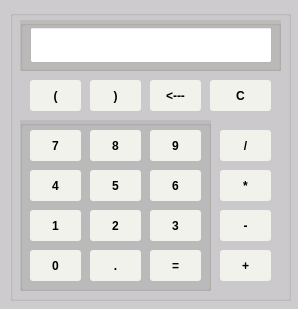
<?xml version="1.0" encoding="UTF-8"?>
<ui version="4.0">
 <class>MainWindow</class>
 <widget class="QMainWindow" name="MainWindow">
  <property name="geometry">
   <rect>
    <x>0</x>
    <y>0</y>
    <width>298</width>
    <height>309</height>
   </rect>
  </property>
  <property name="minimumSize">
   <size>
    <width>298</width>
    <height>309</height>
   </size>
  </property>
  <property name="maximumSize">
   <size>
    <width>298</width>
    <height>309</height>
   </size>
  </property>
  <property name="windowTitle">
   <string>Taschenrechner</string>
  </property>
  <property name="windowIcon">
   <iconset>
    <normaloff>../../Pictures/342344.png</normaloff>../../Pictures/342344.png</iconset>
  </property>
  <property name="styleSheet">
   <string notr="true">background-color: rgb(206, 203, 207);</string>
  </property>
  <widget class="QWidget" name="centralwidget">
   <widget class="QGroupBox" name="groupBox_2">
    <property name="geometry">
     <rect>
      <x>10</x>
      <y>10</y>
      <width>281</width>
      <height>291</height>
     </rect>
    </property>
    <property name="title">
     <string/>
    </property>
    <widget class="QPushButton" name="Button_recht_Klammer_2">
     <property name="geometry">
      <rect>
       <x>80</x>
       <y>70</y>
       <width>51</width>
       <height>31</height>
      </rect>
     </property>
     <property name="font">
      <font>
       <pointsize>9</pointsize>
       <weight>75</weight>
       <bold>true</bold>
      </font>
     </property>
     <property name="styleSheet">
      <string notr="true">background-color: rgb(255, 255, 255);
background-color: rgb(242, 242, 237);
border-radius: 3px;</string>
     </property>
     <property name="text">
      <string>)</string>
     </property>
    </widget>
    <widget class="QPushButton" name="Button_link_Klammer">
     <property name="geometry">
      <rect>
       <x>20</x>
       <y>70</y>
       <width>51</width>
       <height>31</height>
      </rect>
     </property>
     <property name="font">
      <font>
       <pointsize>9</pointsize>
       <weight>75</weight>
       <bold>true</bold>
      </font>
     </property>
     <property name="styleSheet">
      <string notr="true">background-color: rgb(242, 242, 237);
border-radius: 3px;</string>
     </property>
     <property name="text">
      <string>(</string>
     </property>
    </widget>
    <widget class="QGroupBox" name="groupBox">
     <property name="geometry">
      <rect>
       <x>10</x>
       <y>110</y>
       <width>191</width>
       <height>171</height>
      </rect>
     </property>
     <property name="styleSheet">
      <string notr="true">background-color: rgb(206, 205, 204);
background-color: rgb(187, 188, 187);</string>
     </property>
     <property name="title">
      <string/>
     </property>
     <widget class="QPushButton" name="Button_4">
      <property name="geometry">
       <rect>
        <x>10</x>
        <y>50</y>
        <width>51</width>
        <height>31</height>
       </rect>
      </property>
      <property name="font">
       <font>
        <pointsize>9</pointsize>
        <weight>75</weight>
        <bold>true</bold>
       </font>
      </property>
      <property name="styleSheet">
       <string notr="true">background-color: rgb(242, 242, 237);
border-radius: 3px;</string>
      </property>
      <property name="text">
       <string>4</string>
      </property>
     </widget>
     <widget class="QPushButton" name="Button_3">
      <property name="geometry">
       <rect>
        <x>130</x>
        <y>90</y>
        <width>51</width>
        <height>31</height>
       </rect>
      </property>
      <property name="font">
       <font>
        <pointsize>9</pointsize>
        <weight>75</weight>
        <bold>true</bold>
       </font>
      </property>
      <property name="styleSheet">
       <string notr="true">background-color: rgb(242, 242, 237);
border-radius: 3px;</string>
      </property>
      <property name="text">
       <string>3</string>
      </property>
     </widget>
     <widget class="QPushButton" name="Button_9">
      <property name="geometry">
       <rect>
        <x>130</x>
        <y>10</y>
        <width>51</width>
        <height>31</height>
       </rect>
      </property>
      <property name="font">
       <font>
        <pointsize>9</pointsize>
        <weight>75</weight>
        <bold>true</bold>
       </font>
      </property>
      <property name="styleSheet">
       <string notr="true">background-color: rgb(242, 242, 237);
border-radius: 3px;</string>
      </property>
      <property name="text">
       <string>9</string>
      </property>
     </widget>
     <widget class="QPushButton" name="Button_Punkt">
      <property name="geometry">
       <rect>
        <x>70</x>
        <y>130</y>
        <width>51</width>
        <height>31</height>
       </rect>
      </property>
      <property name="font">
       <font>
        <pointsize>9</pointsize>
        <weight>75</weight>
        <bold>true</bold>
       </font>
      </property>
      <property name="styleSheet">
       <string notr="true">background-color: rgb(242, 242, 237);
border-radius: 3px;</string>
      </property>
      <property name="text">
       <string>.</string>
      </property>
     </widget>
     <widget class="QPushButton" name="Button_2">
      <property name="geometry">
       <rect>
        <x>70</x>
        <y>90</y>
        <width>51</width>
        <height>31</height>
       </rect>
      </property>
      <property name="font">
       <font>
        <pointsize>9</pointsize>
        <weight>75</weight>
        <bold>true</bold>
       </font>
      </property>
      <property name="styleSheet">
       <string notr="true">background-color: rgb(242, 242, 237);
border-radius: 3px;</string>
      </property>
      <property name="text">
       <string>2</string>
      </property>
     </widget>
     <widget class="QPushButton" name="Button_7">
      <property name="geometry">
       <rect>
        <x>10</x>
        <y>10</y>
        <width>51</width>
        <height>31</height>
       </rect>
      </property>
      <property name="font">
       <font>
        <pointsize>9</pointsize>
        <weight>75</weight>
        <bold>true</bold>
       </font>
      </property>
      <property name="styleSheet">
       <string notr="true">background-color: rgb(242, 242, 237);
border-radius: 3px;</string>
      </property>
      <property name="text">
       <string>7</string>
      </property>
     </widget>
     <widget class="QPushButton" name="Button_8">
      <property name="geometry">
       <rect>
        <x>70</x>
        <y>10</y>
        <width>51</width>
        <height>31</height>
       </rect>
      </property>
      <property name="font">
       <font>
        <pointsize>9</pointsize>
        <weight>75</weight>
        <bold>true</bold>
       </font>
      </property>
      <property name="styleSheet">
       <string notr="true">background-color: rgb(242, 242, 237);
border-radius: 3px;</string>
      </property>
      <property name="text">
       <string>8</string>
      </property>
     </widget>
     <widget class="QPushButton" name="Button_0">
      <property name="geometry">
       <rect>
        <x>10</x>
        <y>130</y>
        <width>51</width>
        <height>31</height>
       </rect>
      </property>
      <property name="font">
       <font>
        <pointsize>9</pointsize>
        <weight>75</weight>
        <bold>true</bold>
       </font>
      </property>
      <property name="styleSheet">
       <string notr="true">background-color: rgb(242, 242, 237);
border-radius: 3px;</string>
      </property>
      <property name="text">
       <string>0</string>
      </property>
     </widget>
     <widget class="QPushButton" name="Button_equals">
      <property name="geometry">
       <rect>
        <x>130</x>
        <y>130</y>
        <width>51</width>
        <height>31</height>
       </rect>
      </property>
      <property name="font">
       <font>
        <pointsize>9</pointsize>
        <weight>75</weight>
        <bold>true</bold>
       </font>
      </property>
      <property name="styleSheet">
       <string notr="true">background-color: rgb(242, 242, 237);
border-radius: 3px;</string>
      </property>
      <property name="text">
       <string>=</string>
      </property>
     </widget>
     <widget class="QPushButton" name="Button_6">
      <property name="geometry">
       <rect>
        <x>130</x>
        <y>50</y>
        <width>51</width>
        <height>31</height>
       </rect>
      </property>
      <property name="font">
       <font>
        <pointsize>9</pointsize>
        <weight>75</weight>
        <bold>true</bold>
       </font>
      </property>
      <property name="styleSheet">
       <string notr="true">background-color: rgb(242, 242, 237);
border-radius: 3px;</string>
      </property>
      <property name="text">
       <string>6</string>
      </property>
     </widget>
     <widget class="QPushButton" name="Button_1">
      <property name="geometry">
       <rect>
        <x>10</x>
        <y>90</y>
        <width>51</width>
        <height>31</height>
       </rect>
      </property>
      <property name="font">
       <font>
        <pointsize>9</pointsize>
        <weight>75</weight>
        <bold>true</bold>
       </font>
      </property>
      <property name="styleSheet">
       <string notr="true">background-color: rgb(242, 242, 237);
border-radius: 3px;</string>
      </property>
      <property name="text">
       <string>1</string>
      </property>
     </widget>
     <widget class="QPushButton" name="Button_5">
      <property name="geometry">
       <rect>
        <x>70</x>
        <y>50</y>
        <width>51</width>
        <height>31</height>
       </rect>
      </property>
      <property name="font">
       <font>
        <pointsize>9</pointsize>
        <weight>75</weight>
        <bold>true</bold>
       </font>
      </property>
      <property name="styleSheet">
       <string notr="true">background-color: rgb(242, 242, 237);
border-radius: 3px;</string>
      </property>
      <property name="text">
       <string>5</string>
      </property>
     </widget>
    </widget>
    <widget class="QPushButton" name="Button_plus">
     <property name="geometry">
      <rect>
       <x>210</x>
       <y>240</y>
       <width>51</width>
       <height>31</height>
      </rect>
     </property>
     <property name="minimumSize">
      <size>
       <width>0</width>
       <height>10</height>
      </size>
     </property>
     <property name="font">
      <font>
       <pointsize>9</pointsize>
       <weight>75</weight>
       <bold>true</bold>
      </font>
     </property>
     <property name="styleSheet">
      <string notr="true">background-color: rgb(242, 242, 237);
border-radius: 3px;</string>
     </property>
     <property name="text">
      <string>+</string>
     </property>
    </widget>
    <widget class="QPushButton" name="Button_durch">
     <property name="geometry">
      <rect>
       <x>210</x>
       <y>120</y>
       <width>51</width>
       <height>31</height>
      </rect>
     </property>
     <property name="font">
      <font>
       <pointsize>9</pointsize>
       <weight>75</weight>
       <bold>true</bold>
      </font>
     </property>
     <property name="styleSheet">
      <string notr="true">background-color: rgb(242, 242, 237);
border-radius: 3px;</string>
     </property>
     <property name="text">
      <string>/</string>
     </property>
    </widget>
    <widget class="QPushButton" name="Button_delete">
     <property name="geometry">
      <rect>
       <x>140</x>
       <y>70</y>
       <width>51</width>
       <height>31</height>
      </rect>
     </property>
     <property name="font">
      <font>
       <pointsize>9</pointsize>
       <weight>75</weight>
       <bold>true</bold>
      </font>
     </property>
     <property name="styleSheet">
      <string notr="true">background-color: rgb(242, 242, 237);
border-radius: 3px;</string>
     </property>
     <property name="text">
      <string>&lt;---</string>
     </property>
    </widget>
    <widget class="QPushButton" name="Button_multiple">
     <property name="geometry">
      <rect>
       <x>210</x>
       <y>160</y>
       <width>51</width>
       <height>31</height>
      </rect>
     </property>
     <property name="font">
      <font>
       <pointsize>9</pointsize>
       <weight>75</weight>
       <bold>true</bold>
      </font>
     </property>
     <property name="styleSheet">
      <string notr="true">background-color: rgb(242, 242, 237);
border-radius: 3px;</string>
     </property>
     <property name="text">
      <string>*</string>
     </property>
    </widget>
    <widget class="QPushButton" name="Button_clear">
     <property name="geometry">
      <rect>
       <x>200</x>
       <y>70</y>
       <width>61</width>
       <height>31</height>
      </rect>
     </property>
     <property name="font">
      <font>
       <family>MS Shell Dlg 2</family>
       <pointsize>9</pointsize>
       <weight>75</weight>
       <italic>false</italic>
       <bold>true</bold>
      </font>
     </property>
     <property name="styleSheet">
      <string notr="true">background-color: rgb(242, 242, 237);
border-radius: 3px;
</string>
     </property>
     <property name="text">
      <string>C</string>
     </property>
    </widget>
    <widget class="QPushButton" name="Button_minus">
     <property name="geometry">
      <rect>
       <x>210</x>
       <y>200</y>
       <width>51</width>
       <height>31</height>
      </rect>
     </property>
     <property name="font">
      <font>
       <pointsize>9</pointsize>
       <weight>75</weight>
       <bold>true</bold>
      </font>
     </property>
     <property name="styleSheet">
      <string notr="true">background-color: rgb(242, 242, 237);
border-radius: 3px;</string>
     </property>
     <property name="text">
      <string>-</string>
     </property>
    </widget>
    <widget class="QGroupBox" name="groupBox_3">
     <property name="geometry">
      <rect>
       <x>10</x>
       <y>10</y>
       <width>261</width>
       <height>51</height>
      </rect>
     </property>
     <property name="styleSheet">
      <string notr="true">background-color: rgb(188, 187, 185);</string>
     </property>
     <property name="title">
      <string/>
     </property>
     <widget class="QLineEdit" name="lineEdit">
      <property name="geometry">
       <rect>
        <x>10</x>
        <y>7</y>
        <width>242</width>
        <height>36</height>
       </rect>
      </property>
      <property name="styleSheet">
       <string notr="true">background-color: rgb(255, 255, 255);</string>
      </property>
      <property name="readOnly">
       <bool>true</bool>
      </property>
     </widget>
    </widget>
   </widget>
  </widget>
 </widget>
 <resources/>
 <connections/>
</ui>
